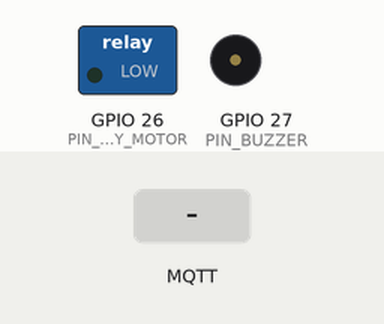
Recording of a sketch running on a simulated ESP32. Parts: switched loads named in the sketch (green lamp = pin HIGH), buzzer (waves = sounding, pin HIGH). Inputs (shaded band) come from the test bench. WiFi joins after 1.5 s; servers stay silent unless stated; random numbers use the default seed unless the sketch sets one; no MQTT or app messages arrive unless stated; what the sketch prints to the serial monitor is not drawn.

Above: at 2.7 s.
2.8 s: MQTT message "1" arrives on the first subscribed topic
At 4.1 s:
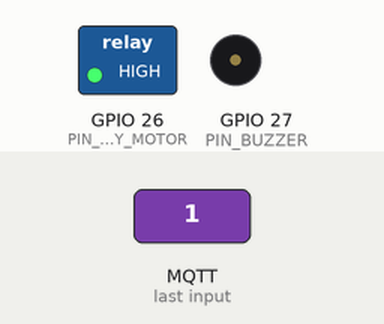
5.8 s: MQTT message "0" arrives on the first subscribed topic
At 6.4 s:
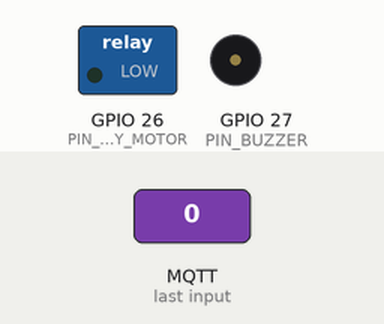
Timing chart, 0 to 8.8 s (numbered marks = the images above; inputs shaded):
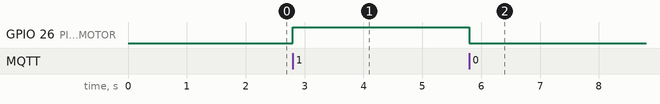

Measured:
- after the input at 2.8 s, GPIO 26 (PIN_RELAY_MOTOR): LOW → HIGH at once
- after the input at 5.8 s, GPIO 26 (PIN_RELAY_MOTOR): HIGH → LOW at once

The sketch:

ecomate-esp32.ino
```cpp
/*
  ================================================================================
  PROYEK ECO-MATE (Ecological Machine for Automated Rotary Drum Composting)
  Program Mikrokontroler NodeMCU ESP32
  Kelompok 3A - Jurusan Kesehatan Lingkungan Poltekkes Kemenkes Bandung
  ================================================================================
  Spesifikasi Hardware & Pinout:
  - ESP32 NodeMCU 32-bit Wi-Fi/Bluetooth
  - Sensor Suhu Inti: Maxim DS18B20 SUS 304 Waterproof (1-Wire Pin GPIO 4)
  - Sensor Kelembaban: Capacitive Soil Moisture Sensor v1.2 (Analog ADC Pin GPIO 34)
  - Sensor pH: Elektroda Analog E-201-C & Signal Conditioning (Analog ADC Pin GPIO 35)
  - Limit Switch Interlock K3 Pintu: GPIO 18 (Input Pull-up)
  - Tombol Emergency Stop (E-Stop): GPIO 19 (Input Pull-up)
  - Relay Koil Kontaktor Motor 1-Phasa 0.5 HP 17.5 RPM: GPIO 26 (Active LOW/HIGH)
  - Buzzer Alarm K3 85 dB: GPIO 27 (Output)
  ================================================================================
*/

#include <WiFi.h>
#include <PubSubClient.h>
#include <OneWire.h>
#include <DallasTemperature.h>
#include <ArduinoJson.h>

// --- Konfigurasi Jaringan Wi-Fi & MQTT Broker ---
const char* WIFI_SSID     = "NAMA_WIFI_KAMU";     // Ganti dengan SSID Wi-Fi
const char* WIFI_PASSWORD = "PASSWORD_WIFI_KAMU"; // Ganti dengan Password Wi-Fi
const char* MQTT_SERVER   = "192.168.1.100";      // IP Laptop yang menjalankan Node-RED
const int   MQTT_PORT     = 1883;

const char* TOPIC_TELEMETRY = "ecomate/telemetry";
const char* TOPIC_CMD_MOTOR = "ecomate/cmd/motor";

// --- Definisi Pinout GPIO ESP32 ---
const int PIN_DS18B20     = 4;   // 1-Wire Data bus
const int PIN_SOIL_ADC    = 34;  // ADC1_CH6 (Capacitive Moisture)
const int PIN_PH_ADC      = 35;  // ADC1_CH7 (pH Probe E-201-C)
const int PIN_LIMIT_DOOR  = 18;  // Limit switch pintu drum (NC / NO)
const int PIN_ESTOP       = 19;  // E-Stop button
const int PIN_RELAY_MOTOR = 26;  // Triggers Schneider LC1D09 Contactor
const int PIN_BUZZER      = 27;  // Buzzer 85 dB

// --- Kalibrasi Sensor ---
// Kalibrasi Moisture Capacitive (Sesuaikan hasil uji udara bebas vs air penuh)
const int AIR_VALUE   = 3200;  // Nilai ADC saat sensor kering (0%)
const int WATER_VALUE = 1500;  // Nilai ADC saat sensor terendam air jenuh (100%)

// Kalibrasi pH Probe E-201-C (Buffer 4.01 & 7.00)
const float PH_NEUTRAL_VOLTAGE = 2.50; // Tegangan modul pada pH 7.0
const float PH_SLOPE           = 3.50; // Sensitivitas probe (V/pH)

// --- Inisialisasi Objek ---
OneWire oneWire(PIN_DS18B20);
DallasTemperature ds18b20(&oneWire);
WiFiClient espClient;
PubSubClient mqttClient(espClient);

// Status sistem
bool motorRunning = false;
bool doorSafe = true;
bool estopSafe = true;
unsigned long lastTelemetryTime = 0;
const unsigned long TELEMETRY_INTERVAL = 30000; // Kirim data tiap 30 detik

void setupPins() {
  pinMode(PIN_RELAY_MOTOR, OUTPUT);
  pinMode(PIN_BUZZER, OUTPUT);
  pinMode(PIN_LIMIT_DOOR, INPUT_PULLUP);
  pinMode(PIN_ESTOP, INPUT_PULLUP);

  digitalWrite(PIN_RELAY_MOTOR, LOW); // Motor mati di awal
  digitalWrite(PIN_BUZZER, LOW);
  analogReadResolution(12); // ADC 12-bit (0 - 4095)
}

void connectWiFi() {
  Serial.print("[WiFi] Menghubungkan ke: ");
  Serial.println(WIFI_SSID);
  WiFi.mode(WIFI_STA);
  WiFi.begin(WIFI_SSID, WIFI_PASSWORD);

  int attempt = 0;
  while (WiFi.status() != WL_CONNECTED && attempt < 20) {
    delay(500);
    Serial.print(".");
    attempt++;
  }

  if (WiFi.status() == WL_CONNECTED) {
    Serial.println("\n[WiFi] Berhasil terhubung!");
    Serial.print("[WiFi] IP ESP32: ");
    Serial.println(WiFi.localIP());
  } else {
    Serial.println("\n[WiFi] Gagal terhubung. Menunggu siklus berikutnya...");
  }
}

void setMotor(bool state) {
  // Verifikasi K3: Jika pintu terbuka atau E-Stop aktif, motor DILARANG menyala!
  if (state && (!doorSafe || !estopSafe)) {
    Serial.println("[K3 SAFETY] Motor dicegah hidup karena pintu terbuka atau E-Stop!");
    digitalWrite(PIN_RELAY_MOTOR, LOW);
    motorRunning = false;
    tone(PIN_BUZZER, 1000, 500);
    return;
  }

  if (state) {
    digitalWrite(PIN_RELAY_MOTOR, HIGH);
    motorRunning = true;
    Serial.println("[AKTUATOR] Motor Drum 17.5 RPM: AKTIF");
  } else {
    digitalWrite(PIN_RELAY_MOTOR, LOW);
    motorRunning = false;
    Serial.println("[AKTUATOR] Motor Drum 17.5 RPM: MATI");
  }
}

void mqttCallback(char* topic, byte* payload, unsigned int length) {
  String message = "";
  for (unsigned int i = 0; i < length; i++) {
    message += (char)payload[i];
  }
  Serial.print("[MQTT] Pesan masuk [Topic: ");
  Serial.print(topic);
  Serial.print("]: ");
  Serial.println(message);

  if (String(topic) == TOPIC_CMD_MOTOR) {
    if (message == "1" || message == "true") {
      setMotor(true);
    } else {
      setMotor(false);
    }
  }
}

void reconnectMQTT() {
  while (!mqttClient.connected()) {
    Serial.print("[MQTT] Menghubungi Broker di ");
    Serial.print(MQTT_SERVER);
    Serial.print("...");

    String clientId = "ESP32_ECOMATE_" + String(random(0xffff), HEX);
    if (mqttClient.connect(clientId.c_str())) {
      Serial.println(" Terhubung!");
      mqttClient.subscribe(TOPIC_CMD_MOTOR);
      Serial.println("[MQTT] Berlangganan ke topik: " + String(TOPIC_CMD_MOTOR));
    } else {
      Serial.print(" Gagal, rc=");
      Serial.print(mqttClient.state());
      Serial.println(". Mencoba lagi dalam 3 detik...");
      delay(3000);
      break;
    }
  }
}

float readMoisturePercentage() {
  int rawADC = analogRead(PIN_SOIL_ADC);
  int percent = map(rawADC, AIR_VALUE, WATER_VALUE, 0, 100);
  return (float)constrain(percent, 0, 100);
}

float readPHValue() {
  int rawADC = analogRead(PIN_PH_ADC);
  float voltage = (rawADC / 4095.0) * 3.3;
  float ph = 7.0 + ((PH_NEUTRAL_VOLTAGE - voltage) * PH_SLOPE);
  return constrain(ph, 0.0, 14.0);
}

void sendTelemetry() {
  // 1. Baca Suhu Inti DS18B20
  ds18b20.requestTemperatures();
  float suhu = ds18b20.getTempCByIndex(0);
  if (suhu < -50.0 || suhu > 125.0) {
    suhu = 0.0; // Sensor error fallback
  }

  // 2. Baca Kelembaban Media
  float kelembaban = readMoisturePercentage();

  // 3. Baca pH
  float ph = readPHValue();

  // 4. Periksa Status Safety K3
  doorSafe = (digitalRead(PIN_LIMIT_DOOR) == HIGH); // HIGH = pintu tertutup
  estopSafe = (digitalRead(PIN_ESTOP) == HIGH);

  if (!doorSafe && motorRunning) {
    setMotor(false); // Cut-off seketika
  }

  // 5. Logika Alarm Lokal (Buzzer)
  if (suhu >= 70.0 || kelembaban < 40.0) {
    digitalWrite(PIN_BUZZER, HIGH);
  } else {
    digitalWrite(PIN_BUZZER, LOW);
  }

  // 6. Buat Paket JSON
  StaticJsonDocument<256> doc;
  doc["suhu"] = round(suhu * 10.0) / 10.0;
  doc["kelembaban"] = round(kelembaban * 10.0) / 10.0;
  doc["ph"] = round(ph * 100.0) / 100.0;
  doc["motor"] = motorRunning ? 1 : 0;
  doc["interlock"] = (doorSafe && estopSafe) ? 1 : 0;

  char jsonBuffer[256];
  serializeJson(doc, jsonBuffer);

  // 7. Publish ke Node-RED
  if (mqttClient.connected()) {
    mqttClient.publish(TOPIC_TELEMETRY, jsonBuffer);
    Serial.print("[TELEMETRI] Terkirim: ");
    Serial.println(jsonBuffer);
  }
}

void setup() {
  Serial.begin(115200);
  Serial.println("\n=========================================");
  Serial.println("  SISTEM IOT KOMPOSTER ROTARI ECO-MATE   ");
  Serial.println("  Poltekkes Kemenkes Bandung Kelompok 3A ");
  Serial.println("=========================================");

  setupPins();
  ds18b20.begin();

  connectWiFi();
  mqttClient.setServer(MQTT_SERVER, MQTT_PORT);
  mqttClient.setCallback(mqttCallback);
}

void loop() {
  if (WiFi.status() != WL_CONNECTED) {
    connectWiFi();
  }

  if (!mqttClient.connected()) {
    reconnectMQTT();
  }
  mqttClient.loop();

  // Kirim data berkala
  unsigned long currentMillis = millis();
  if (currentMillis - lastTelemetryTime >= TELEMETRY_INTERVAL) {
    lastTelemetryTime = currentMillis;
    sendTelemetry();
  }
}
```
